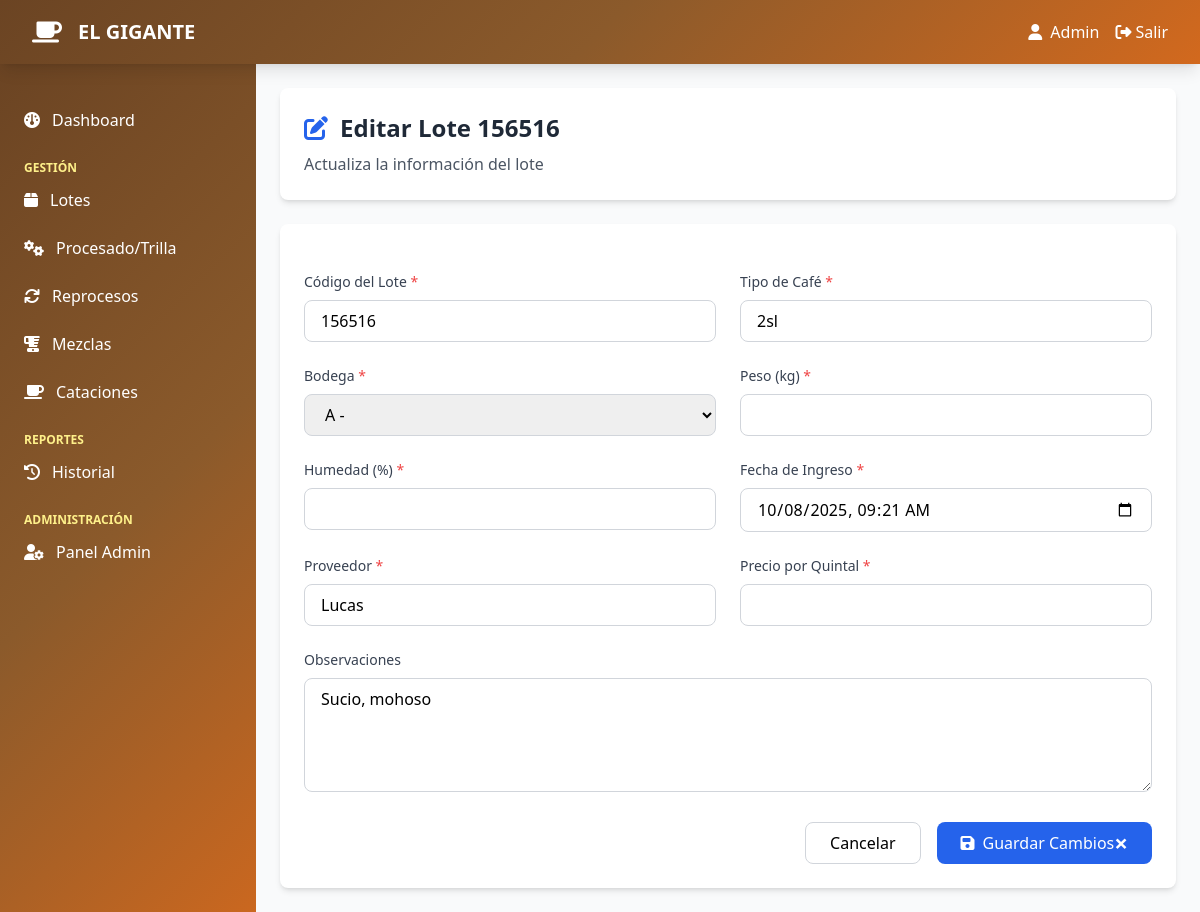
The app's page /lotes/3/editar/ (signed in) with its own data.
### beneficio/models.py (models this page shows, shortened)
class Lote(models.Model):
    ESTADO_CHOICES = [
        ('disponible', 'Disponible'),
        ('en_proceso', 'En Proceso'),
        ('procesado', 'Procesado'),
        ('agotado', 'Agotado'),
    ]
    """Modelo principal para los lotes de café"""
    codigo = models.CharField(max_length=50, unique=True)
    tipo_cafe = models.CharField(max_length=100)
    bodega = models.ForeignKey(Bodega, on_delete=models.CASCADE, related_name='lotes')
    peso_kg = models.DecimalField(max_digits=10, decimal_places=2)
    humedad = models.DecimalField(max_digits=5, decimal_places=2)
    fecha_ingreso = models.DateTimeField()
    proveedor = models.CharField(max_length=200)
    precio_quintal = models.DecimalField(max_digits=10, decimal_places=2)
    observaciones = models.TextField(blank=True, null=True)
    activo = models.BooleanField(default=True)
    created_by = models.ForeignKey(User, on_delete=models.SET_NULL, null=True)
    created_at = models.DateTimeField(auto_now_add=True)
    class Meta:
        ordering = ['-fecha_ingreso']

class Bodega(models.Model):
    OPCIONES_BODEGA = [
        ('A', 'Bodega A'),
        ('B', 'Bodega B'),
        ('C', 'Bodega C'),
        ('D', 'Bodega D'),
    ]
    codigo = models.CharField(max_length=1, choices=OPCIONES_BODEGA, unique=True)
    capacidad_kg = models.DecimalField(max_digits=10, decimal_places=2)
    ubicacion = models.CharField(max_length=200)
    responsable = models.ForeignKey(User, on_delete=models.SET_NULL, null=True, related_name='bodegas')
    class Meta:
        ordering = ['codigo']

### beneficio/views.py (the view, shortened to what this page needs)
# urls.py: path('lotes/<int:pk>/editar/', views.editar_lote, name='editar_lote'),
@login_required
def editar_lote(request, pk):
    lote = get_object_or_404(Lote, pk=pk)
    context = {
        'lote': lote,
        'bodegas': Bodega.objects.all(),
    }
    return render(request, 'beneficio/lotes/editar.html', context)

### beneficio/templates/beneficio/lotes/editar.html (shortened to what this page needs)
{% extends 'base.html' %}
{% block content %}
<div class="max-w-4xl mx-auto space-y-6">
    <div class="bg-white rounded-lg shadow-md p-6">
        <h2 class="text-2xl font-bold text-gray-800 flex items-center">
            <i class="fas fa-edit mr-3 text-blue-600"></i>
            Editar Lote {{ lote.codigo }}
        </h2>
        <p class="text-gray-600 mt-2">Actualiza la información del lote</p>
    </div>
    <form method="post" class="bg-white rounded-lg shadow-md p-6 space-y-6">
        <div class="grid grid-cols-1 md:grid-cols-2 gap-6">
            <div>
                <label class="block text-sm font-medium text-gray-700 mb-2">
                    Código del Lote <span class="text-red-500">*</span>
                </label>
                <input type="text" name="codigo" value="{{ lote.codigo }}" required
                       class="w-full px-4 py-2 border border-gray-300 rounded-lg focus:ring-2 focus:ring-blue-600">
            </div>
            <div>
                <label class="block text-sm font-medium text-gray-700 mb-2">
                    Tipo de Café <span class="text-red-500">*</span>
                </label>
                <input type="text" name="tipo_cafe" value="{{ lote.tipo_cafe }}" required
                       placeholder="Ej: Arábica, Robusta, Geisha..."
                       class="w-full px-4 py-2 border border-gray-300 rounded-lg focus:ring-2 focus:ring-blue-600">
            </div>
        </div>
        <div class="grid grid-cols-1 md:grid-cols-2 gap-6">
            <div>
                <label class="block text-sm font-medium text-gray-700 mb-2">
                    Bodega <span class="text-red-500">*</span>
                </label>
                <select name="bodega_id" required class="w-full px-4 py-2 border border-gray-300 rounded-lg focus:ring-2 focus:ring-blue-600">
                    {% for bodega in bodegas %}
                    <option value="{{ bodega.id }}" {% if bodega.id == lote.bodega.id %}selected{% endif %}>
                        {{ bodega.codigo }} - {{ bodega.nombre }}
                    </option>
                    {% endfor %}
                </select>
            </div>
            <div>
                <label class="block text-sm font-medium text-gray-700 mb-2">
                    Peso (kg) <span class="text-red-500">*</span>
                </label>
                <input type="number" step="0.01" name="peso_kg" value="{{ lote.peso_kg }}" required
                       class="w-full px-4 py-2 border border-gray-300 rounded-lg focus:ring-2 focus:ring-blue-600">
            </div>
        </div>
        <div class="grid grid-cols-1 md:grid-cols-2 gap-6">
            <div>
                <label class="block text-sm font-medium text-gray-700 mb-2">
                    Humedad (%) <span class="text-red-500">*</span>
                </label>
                <input type="number" step="0.01" name="humedad" value="{{ lote.humedad }}" required
                       class="w-full px-4 py-2 border border-gray-300 rounded-lg focus:ring-2 focus:ring-blue-600">
            </div>
            <div>
                <label class="block text-sm font-medium text-gray-700 mb-2">
                    Fecha de Ingreso <span class="text-red-500">*</span>
                </label>
                <input type="datetime-local" name="fecha_ingreso" value="{{ lote.fecha_ingreso|date:'Y-m-d\TH:i' }}" required
                       class="w-full px-4 py-2 border border-gray-300 rounded-lg focus:ring-2 focus:ring-blue-600">
            </div>
        </div>
        <div class="grid grid-cols-1 md:grid-cols-2 gap-6">
            <div>
                <label class="block text-sm font-medium text-gray-700 mb-2">
                    Proveedor <span class="text-red-500">*</span>
                </label>
                <input type="text" name="proveedor" value="{{ lote.proveedor }}" required
                       class="w-full px-4 py-2 border border-gray-300 rounded-lg focus:ring-2 focus:ring-blue-600">
            </div>
            <div>
                <label class="block text-sm font-medium text-gray-700 mb-2">
                    Precio por Quintal <span class="text-red-500">*</span>
                </label>
                <input type="number" step="0.01" name="precio_quintal" value="{{ lote.precio_quintal }}" required
                       class="w-full px-4 py-2 border border-gray-300 rounded-lg focus:ring-2 focus:ring-blue-600">
            </div>
        </div>
        <div>
            <label class="block text-sm font-medium text-gray-700 mb-2">Observaciones</label>
            <textarea name="observaciones" rows="4"
                      class="w-full px-4 py-2 border border-gray-300 rounded-lg focus:ring-2 focus:ring-blue-600">{{ lote.observaciones }}</textarea>
        </div>
        <div class="flex justify-end space-x-4">
            <a href="{% url 'detalle_lote' lote.id %}"
               class="px-6 py-2 border border-gray-300 rounded-lg hover:bg-gray-50 transition">
                Cancelar
            </a>
            <button type="submit"
                    class="px-6 py-2 bg-blue-600 text-white rounded-lg hover:bg-blue-700 transition">
                <i class="fas fa-save mr-2"></i>Guardar Cambios
            </button>
        </div>
    </form>
</div>
{% endblock %}

### beneficio/templates/base.html (shortened to what this page needs)
<!DOCTYPE html>
<html lang="es">
<head>
    <script src="https://cdn.tailwindcss.com"></script>
    <link rel="stylesheet" href="https://cdnjs.cloudflare.com/ajax/libs/font-awesome/6.4.0/css/all.min.css">
</head>
<body class="bg-gray-50">
    {% if user.is_authenticated %}
    <nav class="coffee-gradient shadow-lg fixed top-0 w-full z-50">
        <div class="max-w-7xl mx-auto px-4 sm:px-6 lg:px-8">
            <div class="flex items-center justify-between h-16">
                <div class="flex items-center">
                    <div class="flex-shrink-0">
                        <i class="fas fa-coffee text-white text-2xl"></i>
                    </div>
                    <div class="ml-4">
                        <h1 class="text-white text-xl font-bold">EL GIGANTE</h1>
                    </div>
                </div>
                <div class="flex items-center space-x-4">
                    <span class="text-white">
                        <i class="fas fa-user mr-2"></i>{{ user.username }}
                    </span>
                    <a href="{% url 'logout' %}" class="text-white hover:text-yellow-200 transition">
                        <i class="fas fa-sign-out-alt mr-1"></i>Salir
                    </a>
                </div>
            </div>
        </div>
    </nav>
    <div class="flex min-h-screen pt-16">
        <div class="w-64 coffee-gradient text-white fixed h-full top-16 overflow-y-auto">
            <nav class="mt-8 pb-8">
                <a href="{% url 'dashboard' %}" class="block px-6 py-3 sidebar-hover">
                    <i class="fas fa-dashboard mr-3"></i>Dashboard
                </a>
                <div class="mt-4 px-6">
                    <p class="text-xs uppercase text-yellow-200 font-semibold">Gestión</p>
                </div>
                <a href="{% url 'lista_lotes' %}" class="block px-6 py-3 sidebar-hover">
                    <i class="fas fa-box mr-3"></i>Lotes
                </a>
                <a href="{% url 'lista_procesados' %}" class="block px-6 py-3 sidebar-hover">
                    <i class="fas fa-cogs mr-3"></i>Procesado/Trilla
                </a>
                <a href="{% url 'lista_reprocesos' %}" class="block px-6 py-3 sidebar-hover">
                    <i class="fas fa-sync mr-3"></i>Reprocesos
                </a>
                <a href="{% url 'lista_mezclas' %}" class="block px-6 py-3 sidebar-hover">
                    <i class="fas fa-blender mr-3"></i>Mezclas
                </a>
                <a href="{% url 'lista_cataciones' %}" class="block px-6 py-3 sidebar-hover">
                    <i class="fas fa-coffee mr-3"></i>Cataciones
                </a>
                <div class="mt-4 px-6">
                    <p class="text-xs uppercase text-yellow-200 font-semibold">Reportes</p>
                </div>
                <a href="{% url 'historial' %}" class="block px-6 py-3 sidebar-hover">
                    <i class="fas fa-history mr-3"></i>Historial
                </a>
                {% if user.is_superuser %}
                <div class="mt-4 px-6">
                    <p class="text-xs uppercase text-yellow-200 font-semibold">Administración</p>
                </div>
                <a href="/admin/" class="block px-6 py-3 sidebar-hover">
                    <i class="fas fa-user-cog mr-3"></i>Panel Admin
                </a>
                {% endif %}
            </nav>
        </div>
        <div class="flex-1 ml-64">
            <main class="p-6">
                {% block content %}{% endblock %}
            </main>
        </div>
    </div>
    {% endif %}
</body>
</html>

### beneficio/templates/base.html (style rules this page uses)
.coffee-gradient { background: linear-gradient(135deg, #6B4423 0%, #8B5A2B 50%, #D2691E 100%); }

### records on screen
Lote: codigo "156516", tipo_cafe "2sl", bodega_id "A -", fecha_ingreso "10/08/2025 09:21", proveedor "Lucas", observaciones "Sucio, mohoso"

### other values on screen
{{ user.username }} "Admin"
